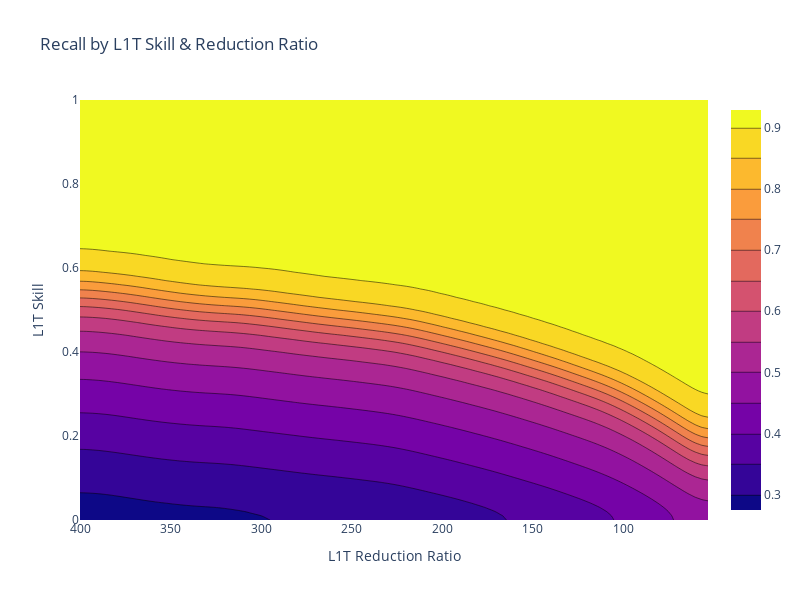

The code cell stored with this chart in its notebook:
### Code cell
fig = go.Figure(data =
    go.Contour(
        z=smoothed_f1,
        x=l1t_reductions, # horizontal axis
        y=l1t_skills, # vertical axis,
         
    ),
    )
fig.update_layout(width = 800, 
                  height = 600,
                  xaxis_title = "L1T Reduction Ratio",
                  yaxis_title = "L1T Skill",
                  title = "Recall by L1T Skill & Reduction Ratio")
fig.update_xaxes(autorange="reversed")
fig.show()

### Figure 1 — Plotly figure (JSON) as saved in the notebook; plotly's stock layout.template omitted (floating-point values rounded to 4 significant figures; data arrays with more than 128 entries replaced by an {"elided": "..."} marker saying what was removed)
{"data": [{"type": "contour", "x": [400, 396.5, 393.1, 389.6, 386.1, 382.7, 379.2, 375.7, 372.3, 368.8, 365.3, 361.9, 358.4, 354.9, 351.5, 348.0, 344.5, 341.1, 337.6, 334.1, 330.7, 327.2, 323.7, 320.3, 316.8, 313.3, 309.9, 306.4, 302.9, 299.5, 296.0, 292.5, 289.1, 285.6, 282.1, 278.7, 275.2, 271.7, 268.3, 264.8, 261.3, 257.9, 254.4, 250.9, 247.5, 244.0, 240.5, 237.1, 233.6, 230.1, 226.7, 223.2, 219.7, 216.2, 212.8, 209.3, 205.8, 202.4, 198.9, 195.4, 192.0, 188.5, 185.0, 181.6, 178.1, 174.6, 171.2, 167.7, 164.2, 160.8, 157.3, 153.8, 150.4, 146.9, 143.4, 140.0, 136.5, 133.0, 129.6, 126.1, 122.6, 119.2, 115.7, 112.2, 108.8, 105.3, 101.8, 98.37, 94.9, 91.44, 87.97, 84.5, 81.04, 77.57, 74.1, 70.63, 67.17, 63.7, 60.23, 56.77, 53.3], "y": [0, 0.01, 0.02, 0.03, 0.04, 0.05, 0.06, 0.07, 0.08, 0.09, 0.1, 0.11, 0.12, 0.13, 0.14, 0.15, 0.16, 0.17, 0.18, 0.19, 0.2, 0.21, 0.22, 0.23, 0.24, 0.25, 0.26, 0.27, 0.28, 0.29, 0.3, 0.31, 0.32, 0.33, 0.34, 0.35, 0.36, 0.37, 0.38, 0.39, 0.4, 0.41, 0.42, 0.43, 0.44, 0.45, 0.46, 0.47, 0.48, 0.49, 0.5, 0.51, 0.52, 0.53, 0.54, 0.55, 0.56, 0.57, 0.58, 0.59, 0.6, 0.61, 0.62, 0.63, 0.64, 0.65, 0.66, 0.67, 0.68, 0.69, 0.7, 0.71, 0.72, 0.73, 0.74, 0.75, 0.76, 0.77, 0.78, 0.79, 0.8, 0.81, 0.82, 0.83, 0.84, 0.85, 0.86, 0.87, 0.88, 0.89, 0.9, 0.91, 0.92, 0.93, 0.94, 0.95, 0.96, 0.97, 0.98, 0.99, 1], "z": {"elided": "101x101 float values"}}], "layout": {"height": 600, "title": {"text": "Recall by L1T Skill & Reduction Ratio"}, "width": 800, "xaxis": {"autorange": "reversed", "title": {"text": "L1T Reduction Ratio"}}, "yaxis": {"title": {"text": "L1T Skill"}}}}
